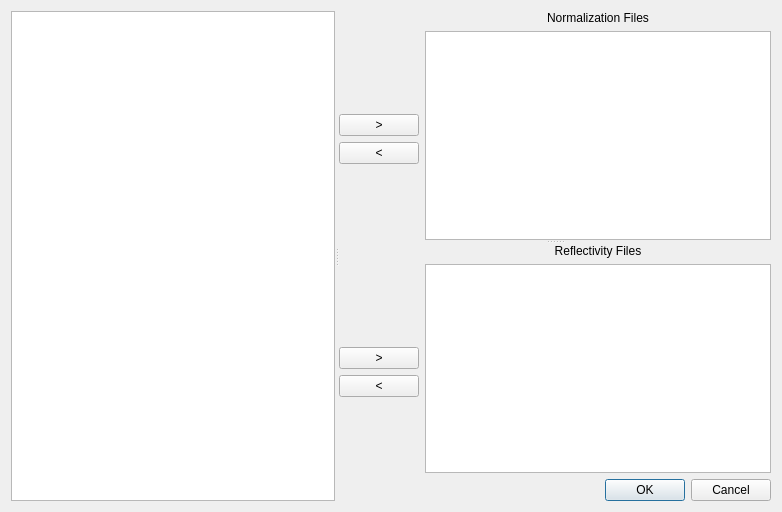
<?xml version="1.0" encoding="UTF-8"?>
<ui version="4.0">
 <class>AutoReductionDialog</class>
 <widget class="QDialog" name="AutoReductionDialog">
  <property name="geometry">
   <rect>
    <x>0</x>
    <y>0</y>
    <width>782</width>
    <height>512</height>
   </rect>
  </property>
  <property name="windowTitle">
   <string>Select files for reduction</string>
  </property>
  <layout class="QVBoxLayout" name="verticalLayout_2">
   <item>
    <widget class="QSplitter" name="splitter_2">
     <property name="orientation">
      <enum>Qt::Horizontal</enum>
     </property>
     <widget class="QTreeView" name="directoryView">
      <property name="selectionMode">
       <enum>QAbstractItemView::ExtendedSelection</enum>
      </property>
     </widget>
     <widget class="QWidget" name="widget_3" native="true">
      <layout class="QVBoxLayout" name="verticalLayout">
       <item>
        <widget class="QSplitter" name="splitter">
         <property name="orientation">
          <enum>Qt::Vertical</enum>
         </property>
         <widget class="QWidget" name="widget" native="true">
          <layout class="QGridLayout" name="gridLayout">
           <item row="1" column="0">
            <spacer name="verticalSpacer">
             <property name="orientation">
              <enum>Qt::Vertical</enum>
             </property>
             <property name="sizeHint" stdset="0">
              <size>
               <width>20</width>
               <height>40</height>
              </size>
             </property>
            </spacer>
           </item>
           <item row="4" column="0">
            <spacer name="verticalSpacer_2">
             <property name="orientation">
              <enum>Qt::Vertical</enum>
             </property>
             <property name="sizeHint" stdset="0">
              <size>
               <width>20</width>
               <height>40</height>
              </size>
             </property>
            </spacer>
           </item>
           <item row="2" column="0">
            <widget class="QPushButton" name="addNormButton">
             <property name="text">
              <string>&gt;</string>
             </property>
            </widget>
           </item>
           <item row="3" column="0">
            <widget class="QPushButton" name="removeNormButton">
             <property name="text">
              <string>&lt;</string>
             </property>
            </widget>
           </item>
           <item row="1" column="1" rowspan="4">
            <widget class="QListWidget" name="normalizations">
             <property name="selectionMode">
              <enum>QAbstractItemView::ExtendedSelection</enum>
             </property>
            </widget>
           </item>
           <item row="0" column="1">
            <widget class="QLabel" name="label">
             <property name="text">
              <string>Normalization Files</string>
             </property>
             <property name="alignment">
              <set>Qt::AlignCenter</set>
             </property>
            </widget>
           </item>
          </layout>
         </widget>
         <widget class="QWidget" name="widget_2" native="true">
          <layout class="QGridLayout" name="gridLayout_2">
           <item row="1" column="0">
            <spacer name="verticalSpacer_3">
             <property name="orientation">
              <enum>Qt::Vertical</enum>
             </property>
             <property name="sizeHint" stdset="0">
              <size>
               <width>20</width>
               <height>40</height>
              </size>
             </property>
            </spacer>
           </item>
           <item row="4" column="0">
            <spacer name="verticalSpacer_4">
             <property name="orientation">
              <enum>Qt::Vertical</enum>
             </property>
             <property name="sizeHint" stdset="0">
              <size>
               <width>20</width>
               <height>40</height>
              </size>
             </property>
            </spacer>
           </item>
           <item row="2" column="0">
            <widget class="QPushButton" name="addRefButton">
             <property name="text">
              <string>&gt;</string>
             </property>
            </widget>
           </item>
           <item row="3" column="0">
            <widget class="QPushButton" name="removeRefButton">
             <property name="text">
              <string>&lt;</string>
             </property>
            </widget>
           </item>
           <item row="1" column="1" rowspan="4">
            <widget class="QListWidget" name="reflectivities">
             <property name="selectionMode">
              <enum>QAbstractItemView::ExtendedSelection</enum>
             </property>
            </widget>
           </item>
           <item row="0" column="1">
            <widget class="QLabel" name="label_2">
             <property name="text">
              <string>Reflectivity Files</string>
             </property>
             <property name="alignment">
              <set>Qt::AlignCenter</set>
             </property>
            </widget>
           </item>
          </layout>
         </widget>
        </widget>
       </item>
       <item>
        <widget class="QDialogButtonBox" name="buttonBox">
         <property name="orientation">
          <enum>Qt::Horizontal</enum>
         </property>
         <property name="standardButtons">
          <set>QDialogButtonBox::Cancel|QDialogButtonBox::Ok</set>
         </property>
        </widget>
       </item>
      </layout>
     </widget>
    </widget>
   </item>
  </layout>
 </widget>
 <resources/>
 <connections>
  <connection>
   <sender>buttonBox</sender>
   <signal>accepted()</signal>
   <receiver>AutoReductionDialog</receiver>
   <slot>accept()</slot>
   <hints>
    <hint type="sourcelabel">
     <x>649</x>
     <y>493</y>
    </hint>
    <hint type="destinationlabel">
     <x>157</x>
     <y>274</y>
    </hint>
   </hints>
  </connection>
  <connection>
   <sender>buttonBox</sender>
   <signal>rejected()</signal>
   <receiver>AutoReductionDialog</receiver>
   <slot>reject()</slot>
   <hints>
    <hint type="sourcelabel">
     <x>717</x>
     <y>499</y>
    </hint>
    <hint type="destinationlabel">
     <x>286</x>
     <y>274</y>
    </hint>
   </hints>
  </connection>
  <connection>
   <sender>addNormButton</sender>
   <signal>clicked()</signal>
   <receiver>AutoReductionDialog</receiver>
   <slot>addNorm()</slot>
   <hints>
    <hint type="sourcelabel">
     <x>454</x>
     <y>105</y>
    </hint>
    <hint type="destinationlabel">
     <x>444</x>
     <y>-3</y>
    </hint>
   </hints>
  </connection>
  <connection>
   <sender>removeNormButton</sender>
   <signal>clicked()</signal>
   <receiver>AutoReductionDialog</receiver>
   <slot>delNorm()</slot>
   <hints>
    <hint type="sourcelabel">
     <x>451</x>
     <y>139</y>
    </hint>
    <hint type="destinationlabel">
     <x>496</x>
     <y>2</y>
    </hint>
   </hints>
  </connection>
  <connection>
   <sender>addRefButton</sender>
   <signal>clicked()</signal>
   <receiver>AutoReductionDialog</receiver>
   <slot>addRef()</slot>
   <hints>
    <hint type="sourcelabel">
     <x>444</x>
     <y>344</y>
    </hint>
    <hint type="destinationlabel">
     <x>428</x>
     <y>510</y>
    </hint>
   </hints>
  </connection>
  <connection>
   <sender>removeRefButton</sender>
   <signal>clicked()</signal>
   <receiver>AutoReductionDialog</receiver>
   <slot>delRef()</slot>
   <hints>
    <hint type="sourcelabel">
     <x>457</x>
     <y>376</y>
    </hint>
    <hint type="destinationlabel">
     <x>459</x>
     <y>508</y>
    </hint>
   </hints>
  </connection>
  <connection>
   <sender>directoryView</sender>
   <signal>expanded(QModelIndex)</signal>
   <receiver>AutoReductionDialog</receiver>
   <slot>resizeDirview()</slot>
   <hints>
    <hint type="sourcelabel">
     <x>351</x>
     <y>74</y>
    </hint>
    <hint type="destinationlabel">
     <x>334</x>
     <y>-1</y>
    </hint>
   </hints>
  </connection>
 </connections>
 <slots>
  <slot>addNorm()</slot>
  <slot>delNorm()</slot>
  <slot>addRef()</slot>
  <slot>delRef()</slot>
  <slot>resizeDirview()</slot>
 </slots>
</ui>
